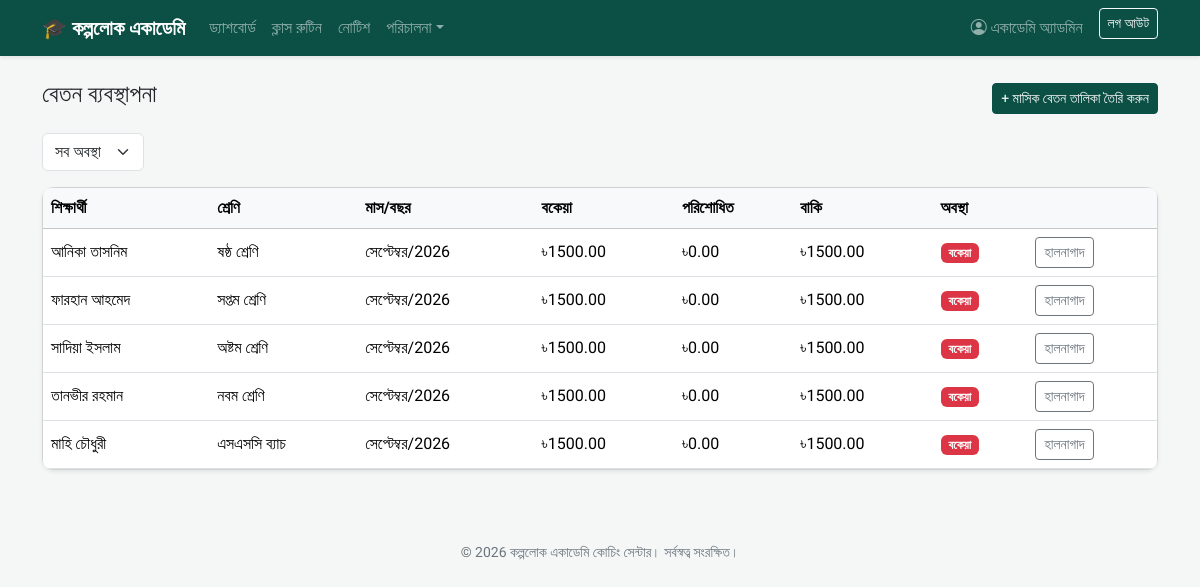
The page /fees/manage/ (signed in) on the database its author committed.
### accounts/models.py (models this page shows, shortened)
class User(AbstractUser):
    class Role(models.TextChoices):
        ADMIN = "ADMIN", "Admin"
        TEACHER = "TEACHER", "Teacher"
        STUDENT = "STUDENT", "Student"
    role = models.CharField(max_length=10, choices=Role.choices, default=Role.STUDENT)
    phone = models.CharField(max_length=20, blank=True)
    photo = models.ImageField(upload_to="profiles/", blank=True, null=True)
    address = models.CharField(max_length=255, blank=True)
    def is_admin_role(self):
        return self.role == self.Role.ADMIN or self.is_superuser
    def is_teacher_role(self):
        return self.role == self.Role.TEACHER
    def is_student_role(self):
        return self.role == self.Role.STUDENT

class StudentProfile(models.Model):
    user = models.OneToOneField(User, on_delete=models.CASCADE, related_name="student_profile")
    school_class = models.ForeignKey(
        "academy.SchoolClass", on_delete=models.SET_NULL, null=True, blank=True, related_name="students"
    )
    roll_number = models.CharField(max_length=20, blank=True)
    guardian_name = models.CharField(max_length=150, blank=True)
    guardian_phone = models.CharField(max_length=20, blank=True)
    admission_date = models.DateField(null=True, blank=True)
    monthly_fee = models.DecimalField(max_digits=10, decimal_places=2, default=0)

### academy/models.py (models this page shows, shortened)
class FeePayment(models.Model):
    class Status(models.TextChoices):
        PAID = "PAID", "পরিশোধিত"
        DUE = "DUE", "বকেয়া"
        PARTIAL = "PARTIAL", "আংশিক পরিশোধিত"
    student = models.ForeignKey(
        settings.AUTH_USER_MODEL, on_delete=models.CASCADE, related_name="fee_payments",
        limit_choices_to={"role": "STUDENT"}
    )
    month = models.PositiveSmallIntegerField(choices=MONTH_CHOICES)
    year = models.PositiveIntegerField(default=timezone.now().year)
    amount_due = models.DecimalField(max_digits=10, decimal_places=2)
    amount_paid = models.DecimalField(max_digits=10, decimal_places=2, default=0)
    payment_date = models.DateField(null=True, blank=True)
    status = models.CharField(max_length=10, choices=Status.choices, default=Status.DUE)
    note = models.CharField(max_length=255, blank=True)
    updated_by = models.ForeignKey(
        settings.AUTH_USER_MODEL, on_delete=models.SET_NULL, null=True, blank=True, related_name="fees_updated"
    )
    class Meta:
        unique_together = ("student", "month", "year")
        ordering = ["-year", "-month"]
    @property
    def due_amount(self):
        return self.amount_due - self.amount_paid

class SchoolClass(models.Model):
    name = models.CharField(max_length=100, unique=True, help_text="যেমনঃ ষষ্ঠ শ্রেণি, SSC ব্যাচ")
    section = models.CharField(max_length=50, blank=True)
    order = models.PositiveIntegerField(default=0, help_text="তালিকায় ক্রম নির্ধারণের জন্য")
    class Meta:
        ordering = ["order", "name"]
    def __str__(self):
        return f"{self.name}{(' - ' + self.section) if self.section else ''}"

### accounts/decorators.py (the view)
        @login_required
        def wrapped(request, *args, **kwargs):
            if not role_check(request.user):
                raise PermissionDenied("এই পাতাটি দেখার অনুমতি আপনার নেই।")
            return view_func(request, *args, **kwargs)

### academy/views.py (called while the page is built)
@admin_required
def fee_manage(request):
    fees = FeePayment.objects.select_related("student", "student__student_profile__school_class").all()
    status_filter = request.GET.get("status", "")
    if status_filter:
        fees = fees.filter(status=status_filter)
    return render(request, "academy/fee_manage.html", {"fees": fees, "status_filter": status_filter})

### templates/academy/fee_manage.html (shortened to what this page needs)
{% extends "base.html" %}
{% block content %}
<div class="d-flex justify-content-between align-items-center mb-3">
    <h4>বেতন ব্যবস্থাপনা</h4>
    <a href="{% url 'fee_generate' %}" class="btn btn-brand btn-sm">+ মাসিক বেতন তালিকা তৈরি করুন</a>
</div>
<form method="get" class="row g-2 mb-3">
    <div class="col-auto">
        <select name="status" class="form-select" onchange="this.form.submit()">
            <option value="">সব অবস্থা</option>
        </select>
    </div>
</form>
<div class="card shadow-sm">
    <div class="table-responsive">
        <table class="table table-hover mb-0 align-middle">
            <thead class="table-light">
                <tr><th>শিক্ষার্থী</th><th>শ্রেণি</th><th>মাস/বছর</th><th>বকেয়া</th><th>পরিশোধিত</th><th>বাকি</th><th>অবস্থা</th><th></th></tr>
            </thead>
            <tbody>
            {% for f in fees %}
                <tr>
                    <td>{{ f.student.get_full_name|default:f.student.username }}</td>
                    <td>{{ f.student.student_profile.school_class|default:"-" }}</td>
                    <td>{{ f.get_month_display }}/{{ f.year }}</td>
                    <td>৳{{ f.amount_due }}</td>
                    <td>৳{{ f.amount_paid }}</td>
                    <td>৳{{ f.due_amount }}</td>
                    <td>
                        {% if f.status == "PAID" %}<span class="badge bg-success">পরিশোধিত</span>
                        {% elif f.status == "PARTIAL" %}<span class="badge bg-warning text-dark">আংশিক</span>
                        {% else %}<span class="badge bg-danger">বকেয়া</span>{% endif %}
                    </td>
                    <td><a href="{% url 'fee_edit' f.pk %}" class="btn btn-sm btn-outline-secondary">হালনাগাদ</a></td>
                </tr>
            {% empty %}
                <tr><td colspan="8" class="text-center text-muted py-4">কোনো তথ্য পাওয়া যায়নি।</td></tr>
            {% endfor %}
            </tbody>
        </table>
    </div>
</div>
{% endblock %}

### templates/base.html (shortened to what this page needs)
{% load static %}
<!DOCTYPE html>
<html lang="bn">
<head>
    <link href="https://cdn.jsdelivr.net/npm/bootstrap@5.3.3/dist/css/bootstrap.min.css" rel="stylesheet">
    <link href="https://cdn.jsdelivr.net/npm/bootstrap-icons@1.11.3/font/bootstrap-icons.css" rel="stylesheet">
</head>
<body>
<nav class="navbar navbar-expand-lg navbar-dark brand-green mb-4 shadow-sm">
    <div class="container">
        <a class="navbar-brand" href="{% url 'home' %}">🎓 কল্পলোক একাডেমি</a>
        <div class="collapse navbar-collapse" id="navMenu">
            <ul class="navbar-nav me-auto mb-2 mb-lg-0">
                {% if user.is_authenticated %}
                    <li class="nav-item"><a class="nav-link" href="{% url 'dashboard' %}">ড্যাশবোর্ড</a></li>
                    <li class="nav-item"><a class="nav-link" href="{% url 'routine_list' %}">ক্লাস রুটিন</a></li>
                    <li class="nav-item"><a class="nav-link" href="{% url 'notice_list' %}">নোটিশ</a></li>
                    {% if user.is_admin_role %}
                        <li class="nav-item dropdown">
                            <a class="nav-link dropdown-toggle" href="#" data-bs-toggle="dropdown">পরিচালনা</a>
                        </li>
                    {% endif %}
                {% endif %}
            </ul>
            <ul class="navbar-nav">
                {% if user.is_authenticated %}
                    <li class="nav-item"><a class="nav-link" href="{% url 'profile' %}"><i class="bi bi-person-circle"></i> {{ user.get_full_name|default:user.username }}</a></li>
                    <li class="nav-item">
                        <form method="post" action="{% url 'logout' %}" class="d-inline">
                            <button class="btn btn-outline-light btn-sm ms-2" type="submit">লগ আউট</button>
                        </form>
                    </li>
                {% else %}
                    <li class="nav-item"><a class="nav-link" href="{% url 'login' %}">লগইন</a></li>
                {% endif %}
            </ul>
        </div>
    </div>
</nav>
<div class="container mb-5">
    {% block content %}{% endblock %}
</div>
<footer class="text-center py-4 small">
    &copy; {% now "Y" %} কল্পলোক একাডেমি কোচিং সেন্টার। সর্বস্বত্ব সংরক্ষিত।
</footer>
</body>
</html>

### templates/base.html (style rules this page uses)
body { font-family: 'Hind Siliguri', sans-serif; background-color: #f4f7f6; }
.navbar-brand { font-weight: 700; }
.brand-green { background-color: #0b4f45 !important; }
.btn-brand { background-color: #0b4f45; border-color: #0b4f45; color: #fff; }
.card { border-radius: 0.75rem; }
.table-responsive { border-radius: 0.5rem; overflow-x: auto; -webkit-overflow-scrolling: touch; }
.table-responsive table { margin-bottom: 0; }
footer { color: #6c757d; }
form input[type=text], form input[type=email], form input[type=password], form input[type=number], form input[type=date], form input[type=time], form select, form textarea { display: block; width: 100%; padding: 0.45rem 0.75rem; border: 1px solid #ced4da; border-radius: 0.375rem; font-family: inherit; }

### rows shown on the page
User: get_full_name "একাডেমি অ্যাডমিন"
FeePayment: student.get_full_name "আনিকা তাসনিম", student.student_profile.school_class "ষষ্ঠ শ্রেণি", month "সেপ্টেম্বর", year "2026", amount_due "1500.00", amount_paid "0.00", due_amount "1500.00", status "বকেয়া"
FeePayment: student.get_full_name "ফারহান আহমেদ", student.student_profile.school_class "সপ্তম শ্রেণি", month "সেপ্টেম্বর", year "2026", amount_due "1500.00", amount_paid "0.00", due_amount "1500.00", status "বকেয়া"
FeePayment: student.get_full_name "সাদিয়া ইসলাম", student.student_profile.school_class "অষ্টম শ্রেণি", month "সেপ্টেম্বর", year "2026", amount_due "1500.00", amount_paid "0.00", due_amount "1500.00", status "বকেয়া"
FeePayment: student.get_full_name "তানভীর রহমান", student.student_profile.school_class "নবম শ্রেণি", month "সেপ্টেম্বর", year "2026", amount_due "1500.00", amount_paid "0.00", due_amount "1500.00", status "বকেয়া"
FeePayment: student.get_full_name "মাহি চৌধুরী", student.student_profile.school_class "এসএসসি ব্যাচ", month "সেপ্টেম্বর", year "2026", amount_due "1500.00", amount_paid "0.00", due_amount "1500.00", status "বকেয়া"
